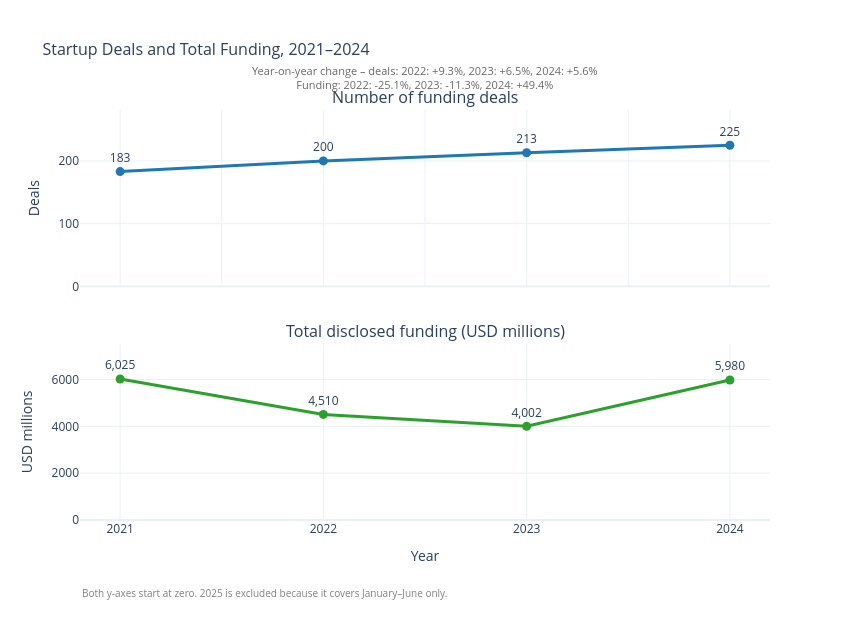

Notebook source saved alongside this figure:
### Markdown cell above
## 20. Corrected Version – Ethical Redesign (Plotly)

The same eight numbers are redrawn using ethical visualization principles:

1. **No shared-axis trick** – deals and funding are shown in **two separate panels** with the same x-axis, so no one can make the lines "agree" by choosing axis ranges.
2. **Zero baseline on both panels** – the heights of the lines and markers are proportional to the values.
3. **Neutral, descriptive title** – it says what is shown and does not interpret it.
4. **Value labels** – every point shows its exact value.
5. **Year-on-year change stated as numbers** – the size of each change is given in percent, so the viewer does not need to judge it by eye.
6. **Disclosure** – the footnote explains the axes and why 2025 is excluded.

### Code cell
fig = make_subplots(
    rows=2, cols=1, shared_xaxes=True, vertical_spacing=0.14,
    subplot_titles=("Number of funding deals", "Total disclosed funding (USD millions)"))

fig.add_trace(
    go.Scatter(x=dual.index, y=dual["Deals"], mode="lines+markers+text",
               text=[f"{v:,.0f}" for v in dual["Deals"]], textposition="top center",
               line=dict(color="#1f77b4", width=3), marker=dict(size=9),
               name="Number of deals", showlegend=False,
               hovertemplate="%{x}<br>Deals: %{y}<extra></extra>"),
    row=1, col=1)

fig.add_trace(
    go.Scatter(x=dual.index, y=dual["Funding_M"], mode="lines+markers+text",
               text=[f"{v:,.0f}" for v in dual["Funding_M"]], textposition="top center",
               line=dict(color="#2ca02c", width=3), marker=dict(size=9),
               name="Total funding (USD M)", showlegend=False,
               hovertemplate="%{x}<br>Funding: USD %{y:,.0f}M<extra></extra>"),
    row=2, col=1)

# Zero baseline on both panels, with headroom for the labels
fig.update_yaxes(range=[0, dual["Deals"].max() * 1.25],     title_text="Deals",        row=1, col=1)
fig.update_yaxes(range=[0, dual["Funding_M"].max() * 1.25], title_text="USD millions", row=2, col=1)
fig.update_xaxes(tickvals=list(dual.index), title_text="Year", row=2, col=1)

# Year-on-year change stated as numbers
yoy = dual.pct_change().dropna() * 100
yoy_text = ("Year-on-year change – deals: "
            + ", ".join(f"{y}: {v:+.1f}%" for y, v in yoy["Deals"].items())
            + "<br>Funding: "
            + ", ".join(f"{y}: {v:+.1f}%" for y, v in yoy["Funding_M"].items()))

fig.update_layout(
    title=dict(text="Startup Deals and Total Funding, 2021–2024", font=dict(size=16)),
    template="plotly_white", width=850, height=620,
    margin=dict(t=110, b=100),
    annotations=list(fig.layout.annotations) + [
        dict(text=yoy_text, xref="paper", yref="paper", x=0.5, y=1.12,
             showarrow=False, font=dict(size=11, color="dimgray")),
        dict(text="Both y-axes start at zero. 2025 is excluded because it covers January–June only.",
             xref="paper", yref="paper", x=0, y=-0.2, showarrow=False,
             font=dict(size=10, color="gray"), xanchor="left")])
fig.show()

### Figure 1 — Plotly figure (JSON) as saved in the notebook; plotly's stock layout.template omitted (floating-point values rounded to 4 significant figures)
{"data": [{"hovertemplate": "%{x}<br>Deals: %{y}<extra></extra>", "line": {"color": "#1f77b4", "width": 3}, "marker": {"size": 9}, "mode": "lines+markers+text", "name": "Number of deals", "showlegend": false, "text": ["183", "200", "213", "225"], "textposition": "top center", "type": "scatter", "x": [2021, 2022, 2023, 2024], "xaxis": "x", "y": [183, 200, 213, 225], "yaxis": "y"}, {"hovertemplate": "%{x}<br>Funding: USD %{y:,.0f}M<extra></extra>", "line": {"color": "#2ca02c", "width": 3}, "marker": {"size": 9}, "mode": "lines+markers+text", "name": "Total funding (USD M)", "showlegend": false, "text": ["6,025", "4,510", "4,002", "5,980"], "textposition": "top center", "type": "scatter", "x": [2021, 2022, 2023, 2024], "xaxis": "x2", "y": [6025.0, 4510.0, 4002.0, 5980.0], "yaxis": "y2"}], "layout": {"annotations": [{"font": {"size": 16}, "showarrow": false, "text": "Number of funding deals", "x": 0.5, "xanchor": "center", "xref": "paper", "y": 1, "yanchor": "bottom", "yref": "paper"}, {"font": {"size": 16}, "showarrow": false, "text": "Total disclosed funding (USD millions)", "x": 0.5, "xanchor": "center", "xref": "paper", "y": 0.43, "yanchor": "bottom", "yref": "paper"}, {"font": {"color": "dimgray", "size": 11}, "showarrow": false, "text": "Year-on-year change – deals: 2022: +9.3%, 2023: +6.5%, 2024: +5.6%<br>Funding: 2022: -25.1%, 2023: -11.3%, 2024: +49.4%", "x": 0.5, "xref": "paper", "y": 1.12, "yref": "paper"}, {"font": {"color": "gray", "size": 10}, "showarrow": false, "text": "Both y-axes start at zero. 2025 is excluded because it covers January–June only.", "x": 0, "xanchor": "left", "xref": "paper", "y": -0.2, "yref": "paper"}], "height": 620, "margin": {"b": 100, "t": 110}, "title": {"font": {"size": 16}, "text": "Startup Deals and Total Funding, 2021–2024"}, "width": 850, "xaxis": {"anchor": "y", "domain": [0, 1], "matches": "x2", "showticklabels": false}, "xaxis2": {"anchor": "y2", "domain": [0, 1], "tickvals": [2021, 2022, 2023, 2024], "title": {"text": "Year"}}, "yaxis": {"anchor": "x", "domain": [0.57, 1], "range": [0, 281.2], "title": {"text": "Deals"}}, "yaxis2": {"anchor": "x2", "domain": [0, 0.43], "range": [0, 7531.0], "title": {"text": "USD millions"}}}}
